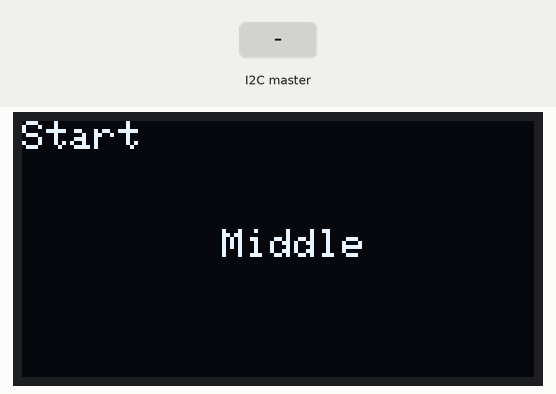
The sketch below on a simulated Arduino Uno, built with avr-gcc and run on an emulated ATmega328P. Shown: 128×64 one-colour display. The inputs (shaded band) are chosen by the test bench. What the sketch prints to the serial monitor is not drawn.

Above: at 2.2 s.
At 9.3 s:
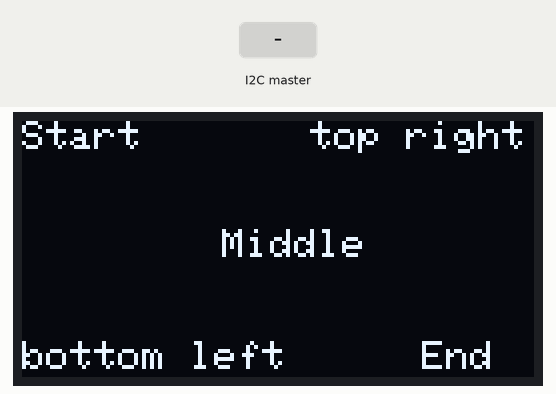
9.4 s: the I2C master sends the byte 1
At 11.2 s:
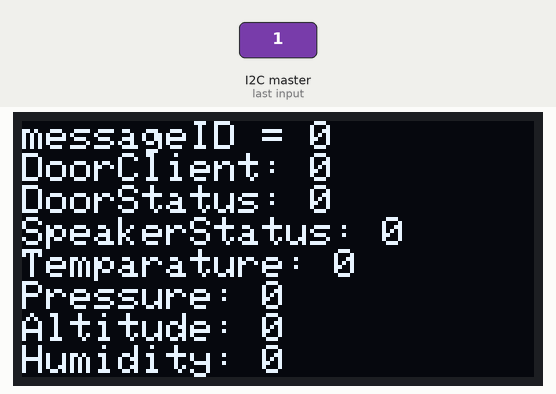
11.7 s: the I2C master sends the byte 5
At 12.5 s:
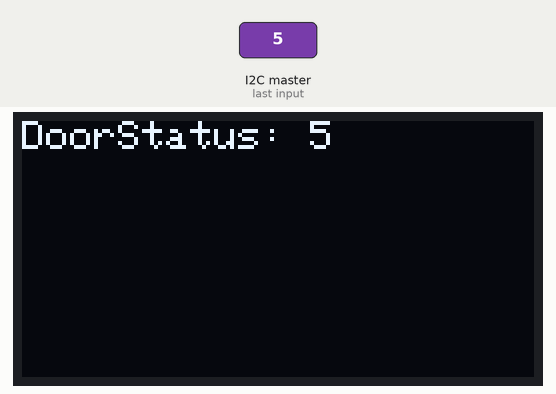
Timing chart, 0 to 14.7 s (numbered marks = the images above; inputs shaded):
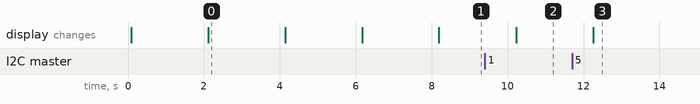

Measured:
- after the input at 9.4 s, the display: changes after 0.83 s (image 2)
- after the input at 11.7 s, the display: changes after 0.56 s (image 3)
- what the display in image 0 shows lasts 2.0 s, from 2.1 s to 4.1 s

The sketch:

4.Nano_Display.ino
```cpp
#include <Wire.h>
#include <SPI.h>
#include <Adafruit_GFX.h>
#include <Adafruit_SSD1306.h>
//#include <Adafruit_Sensor.h>
//#include <Adafruit_BME280.h>
#define SCREEN_WIDTH 128 // OLED display width, in pixels
#define SCREEN_HEIGHT 64 // OLED display height, in pixels
#define OLED_RESET     -1 // Reset pin # (or -1 if sharing Arduino reset pin)
Adafruit_SSD1306 display(SCREEN_WIDTH, SCREEN_HEIGHT, &Wire, OLED_RESET);
struct message {
  uint8_t MsgID;
  uint8_t DoorClient;
  uint8_t DoorStatus;
  uint8_t SpeakerStatus;
  uint8_t Temparature[4];
  uint8_t Pressure[4];
  uint8_t Altitude[4];
  uint8_t Humidity[4];
  int TemparatureF;
  int PressureF;
  int AltitudeF;
  int HumidityF;
};
struct message ClientData;
#define BME_SCK 13
#define BME_MISO 12
#define BME_MOSI 11
#define BME_CS 10
#define SEALEVELPRESSURE_HPA (1013.25)
//Adafruit_BME280 bme; // I2C
//int deviceID = EEPROM.read(0);
unsigned long delayTime;
int check_event = 0;
uint8_t data[2];
uint8_t buf[4];
uint8_t len = 4;
int messageID = 0;
void receiveEvent(int howMany) {
   Serial.print("Reading byte : ");
   Serial.println(howMany);
   uint8_t i= 0;
   while(howMany--) {
    data[i++] = Wire.read();
   }
  if(howMany <= 1) {
  } else {
#if 1
  memcpy(&ClientData, data, i);
  Serial.print("MsgID: ");
  Serial.println(ClientData.MsgID);
  Serial.print("DoorClient: ");
  Serial.println(ClientData.DoorClient);
  Serial.print("DoorStatus: ");
  Serial.println(ClientData.DoorStatus);
  Serial.print("SpeakerStatus: ");
  Serial.println(ClientData.SpeakerStatus);
  Serial.print("Temparature: ");
  sscanf(&data[4], "%f", &ClientData.TemparatureF);
  Serial.println(ClientData.TemparatureF);
  Serial.print("Pressure: ");
  sscanf(&data[8], "%f", &ClientData.PressureF);
  Serial.println(ClientData.PressureF);
  Serial.print("Altitude: ");
  sscanf(&data[12], "%f", &ClientData.AltitudeF);
  Serial.println(ClientData.AltitudeF);
  Serial.print("Humidity: ");
  sscanf(&data[16], "%f", &ClientData.TemparatureF);
  Serial.println(ClientData.HumidityF);
  Serial.println("\n--------------Data Received perfect--------------\n");
#endif
  }
  check_event = 1;
}

void display_config()
{
    if(!display.begin(SSD1306_SWITCHCAPVCC, 0x3C)) { // Address 0x3D for 128x64
      Serial.println(F("SSD1306 allocation failed"));
      for(;;); // Don't proceed, loop forever
    }

    // Clear the buffer
    display.clearDisplay();
    display.display();

    testdrawstyles();    // Draw 'stylized' characters
}

void setup() {
    Serial.begin(9600);
    Wire.begin(8);
    while(!Serial);    // time to get serial running
    Serial.println(F("BME280 test"));
    Serial.println(F("praveen"));
    Wire.onReceive(receiveEvent);

    display_config();

    Serial.println();
}

void loop() {
  display.clearDisplay();
  if(check_event == 1) {
    if(data[0] > 1) {
      display.setCursor(0,0);
      display.setTextSize(1);
      display.setTextColor(SSD1306_WHITE);
      display.print("DoorStatus: ");
      display.println(data[0]);
      display.display();
    } else {
      display.setCursor(0,0);
      display.setTextSize(1);
      display.setTextColor(SSD1306_WHITE);
      //display.println("Message Received....!");
      display.print("messageID = ");
      display.println(messageID);
      display.print("DoorClient: ");
      display.println(ClientData.DoorClient);
      display.print("DoorStatus: ");
      display.println(ClientData.DoorStatus);
      display.print("SpeakerStatus: ");
      display.println(ClientData.SpeakerStatus);
      display.print("Temparature: ");
      display.println(ClientData.TemparatureF);
      display.print("Pressure: ");
      display.println(ClientData.PressureF);
      display.print("Altitude: ");
      display.println(ClientData.AltitudeF);
      display.print("Humidity: ");
      display.println(ClientData.HumidityF);
      display.display();
      messageID++;
    }
    check_event = 0;
  }
  delay(2000);
  if(messageID > 32767)
    messageID = 0;
}

void testdrawstyles(void) {
  display.clearDisplay();
  display.setCursor(0,0);
  display.setTextSize(1);
  display.setTextColor(SSD1306_WHITE);
  display.println("Start");
  display.display();
  delay(2000);

  display.setCursor(50,27);
  display.println("Middle");
  display.display();
  delay(2000);

  display.setCursor(100,55);
  display.println("End");
  display.display();
  delay(2000);

  display.setCursor(0,55);
  display.println("bottom left");
  display.display();
  delay(2000);

  display.setCursor(72,0);
  display.println("top right");
  display.display();
}
```
